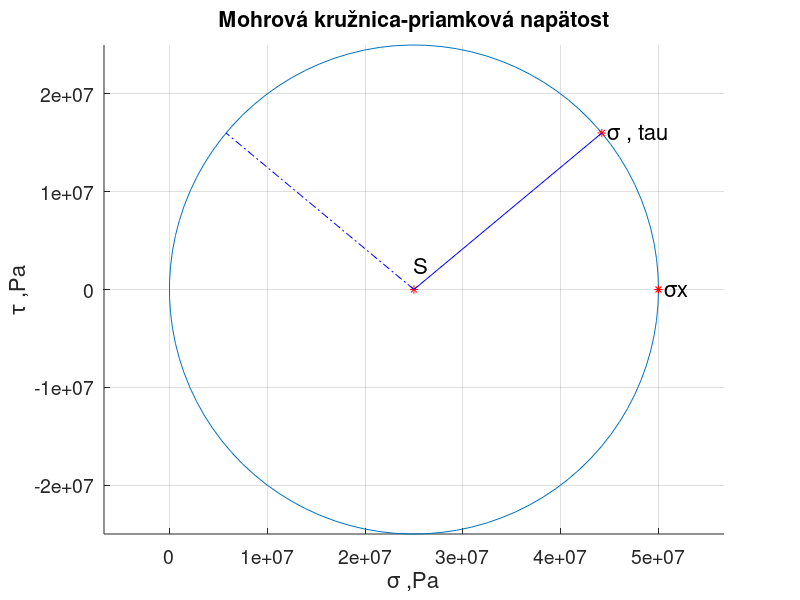

The MATLAB script that drew this image:
% Ustav konstruovania a strojarskych technologii
% Technicka fakulta
% SPU Nitra
% Vytvorene v GNU Octave 7.1.0
% Zadanie c.1 Pruznost a pevnost

clc;
clearvars;

%******************************
%Zadane hodnoty - sem sa zadavaju hodnoty pre vypocet
sx=50e6;
sy=0;
tz=0;
a=19.896;
%*******************************
%Vypocet
s=((sx+sy)/2)+(((sx-sy)/2)*cosd(2*a))+tz*sind(2*a);
t=(((sx-sy)/2)*sind(2*a))-tz*cosd(2*a);
s1=(sx+sy)/2+0.5*(sqrt((sx-sy)^2+4*tz^2));
s2=(sx+sy)/2-0.5*(sqrt((sx-sy)^2+4*tz^2));
t1=0.5*(sqrt((sx-sy)^2+4*tz^2));
t2=-0.5*(sqrt((sx-sy)^2+4*tz^2));
sk=(s1+s2)/2; %stred kruznice
r=sqrt((0.5*(sx-sy))^2+tz^2); %polomer kruznice
%Vypis vypocitanych hodnot


disp("Vstupne napatia");
disp("sx=");
disp(sx);
disp("sy=");
disp(sy);
disp("tz=");
disp(tz);
disp("Vypocitane hodnoty");
disp("sigma, tau");
disp(s);
disp(t);
disp("Hlavne napatia s1, s2");
disp(s1);
disp(s2);
disp("napatia t1,t2");
disp(t1);
disp(t2);
disp("Polomer kruznice")
disp(r);

srx=r;
sry=0;

% vypocet hodnot kruznice
tt=linspace(0,2*pi,100);
cx=r*cos(tt)+sk;
cy=r*sin(tt);
figure('Name','Mohrová kružnica','NumberTitle','off');
set(gcf,'color','w');
set(gca,'FontSize',14);
hold on;
grid on;
%Vykreslenie kruznice+vypisovanie popiskov
plot(cx,cy);
axis equal;

if(sy==0) % Priamkova napatost

title("Mohrová kružnica-priamková napätost");
xlabel('\sigma ,Pa','interpreter', 'tex',"fontsize", 16);
ylabel('\tau ,Pa','interpreter', 'tex',"fontsize", 16);

plot(sk,0,"r*"); % stred kruznice
text(sk,sk/10,"S","fontsize", 16);
hold on;
plot(s,t,"r*");
text(s,t,' \sigma , tau','interpreter', 'tex',"fontsize", 16);
%text(sy,-tz/10,' \sigmay ','interpreter', 'tex',"fontsize", 16);
hold on;
line([sk s], [0 t], "linestyle", "-", "color", "b");
hold on;
line([sk sx-s],[0 t],"linestyle", "-.", "color", "b");
hold on;
plot(s1,0,"r*");%Sigma1
text(s1,0,' \sigmax','interpreter', 'tex',"fontsize", 16);


hold on;

else
title("Mohrová kružnica-rovinná napätost");
xlabel('\sigma ,Pa','interpreter', 'tex',"fontsize", 16);
ylabel('\tau ,Pa','interpreter', 'tex',"fontsize", 16);
hold on;
plot(sk,0,"r*"); % stred kruznice
text(sk,sk/10,"S","fontsize", 16);
hold on;
plot(s2,0,"r*");%Sigma2
text(s2,0,' \sigma2','interpreter', 'tex',"fontsize", 16);
hold on;
plot(s1,0,"r*");%Sigma1
text(s1,0,' \sigma1','interpreter', 'tex',"fontsize", 16);
hold on;
plot(s,t,"r*");
text(s,t,' \sigma , tau','interpreter', 'tex',"fontsize", 16);
text(sy,-tz/10,' \sigmay ','interpreter', 'tex',"fontsize", 16);
text(sx,-tz/10,' \sigmax ','interpreter', 'tex',"fontsize", 16);
hold on;
line([sk s], [0 t], "linestyle", "-", "color", "b");
hold on;
%ciara cez stred rovnobezne s tau
x=[sk sk];
y=[t1 t2];
line(x,y, "linestyle", "--", "color", "g");
hold on
%vynasanie tz
x1=[sx sx];
y1=[0 -tz];
line(x1,y1, "linestyle", "--", "color", "r");
text(sx,-tz,' \tauz','interpreter', 'tex',"fontsize", 16);
hold on;
%vynasanie tz
x2=[sy sy];
y2=[0 tz];
line(x2,y2, "linestyle", "--", "color", "r");
text(sy,tz,' \tauz','interpreter', 'tex',"fontsize", 16);
%diagonala smyku
hold on;
x3=[sy sx];
y3=[ tz -tz];
line(x3,y3, "linestyle", "-.", "color", "r");
hold on;
%Pol kruznice
x4=[sy sy];
y4=[ 0 -tz];
line(x4,y4, "linestyle", ":", "color", "r");
x5=[sy sx];
y5=[ -tz -tz];
line(x5,y5, "linestyle", ":", "color", "r");
hold on;
plot(sy,-tz,"r*");% Pol kruznice
text(sy,-(tz-tz/10),'P',"fontsize", 16,"color", "m");
hold on;
%Smery hlavnych napatia
x6=[sy s1];
y6=[ -tz 0];
line(x6,y6, "linestyle", "-", "color", "m");
text(s1,-tz/10,'smer \sigma1','interpreter', 'tex',"fontsize", 16,"color", "m");
x7=[sy s2];
y7=[ -tz 0];
line(x7,y7, "linestyle", "-", "color", "m");
text(s2,-tz/10,'smer \sigma2','interpreter', 'tex',"fontsize", 16,"color", "m");
%Vykreslenia sigma, tau=f(phi)
phi=zeros(1,360);
sxx=zeros(1,360);
tau=zeros(1,360);
ph=-180;
for i=1:360
  if (i==1)
    phi(i)=ph;
  else
    phi(i)=ph+i;
  endif
   sxx(i)=0.5*(sx+sy)+0.5*(sx-sy)*cosd(2*phi(i))+tz*sind(2*phi(i));
   tau(i)=0.5*(sx-sy)*sind(2*phi(i))-tz*cosd(2*phi(i));
endfor;
figure('Name','Priebeh napätí','NumberTitle','off');
set(gcf,'color','w');
set(gca,'FontSize',14);
plot(phi,sxx,"linewidth", 1);
set(gca, "linewidth", 1, "fontsize", 14)
hold on;
plot(phi,tau,"linewidth", 1);
hold on;
grid on;
title("Napätia-rovinná napätost","fontsize", 16);
xticks([-180 -100  0 100 180]);
xticklabels({'-180','-100','0','100','180'});
xlabel('\phi ,Deg','interpreter', 'tex',"fontsize", 16);
ylabel(' \sigma, \tau, Pa','interpreter', 'tex',"fontsize", 16);
hold on;
legend('{\fontsize{12} Normálove napätie }', '{\fontsize{12} Šmykové napätie }');

endif



disp("-Koniec vypoctu-");
disp("Viac info:https://www.tecgraf.puc-rio.br/etools/mohr/mohreng.html#signconv");
hold off;




